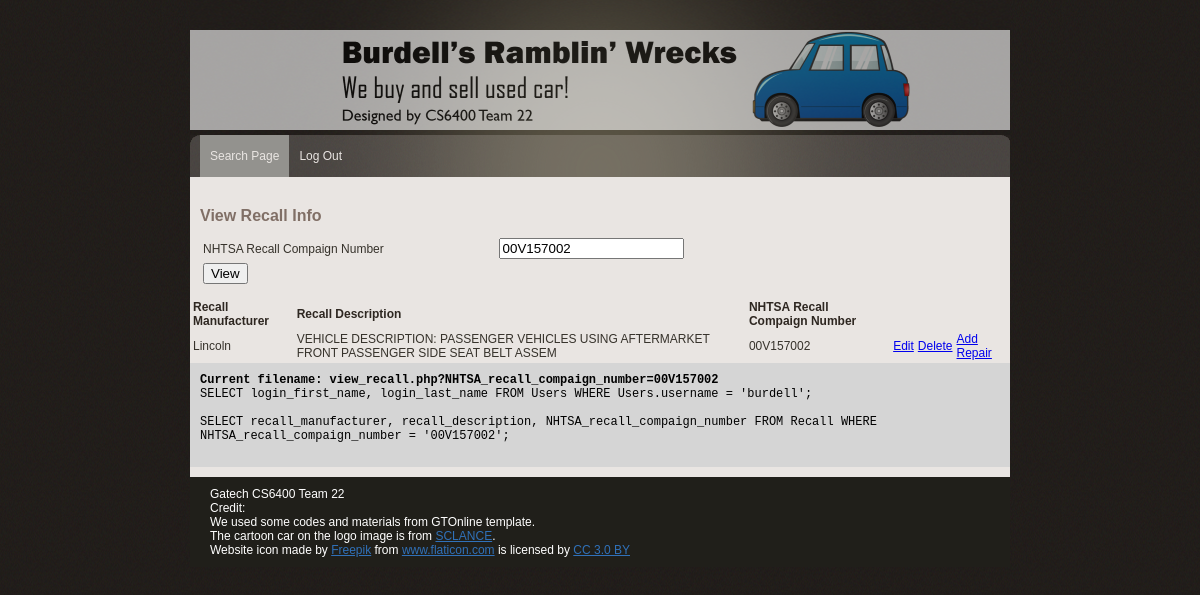
Screenshot of /view_recall.php?NHTSA_recall_compaign_number=00V157002 (signed in) with the database file from the repository.
### tables this page shows
CREATE TABLE Recall (
  recall_manufacturer varchar(50) NOT NULL,
  recall_description varchar(250) NULL,
  NHTSA_recall_compaign_number varchar(50) NOT NULL,
  PRIMARY KEY (nhtsa_recall_compaign_number),
  FOREIGN KEY (recall_manufacturer)
    REFERENCES Manufacturer (manufacturer_name)
);

### view_recall.php (the view, shortened to what this page needs)
<?php
include('lib/common.php');
?>
<?php include("lib/header.php"); ?>
</head>
<body>
<div id="main_container">
    <?php include("lib/menu.php"); ?>
    <div class="center_content">
        <div class="center_left">
            <div class="features">
                <div class="View Recall section">
                    <div class="subtitle">View Recall Info</div>
                    <form name="profileform" action="view_recall.php" method="GET">
                        <table>
                            <tr>
                                <td>NHTSA Recall Compaign Number</td>
                                <td>
                                    <input name = "NHTSA_recall_compaign_number" type = "text" list = "NHTSA_list" value="<?php if ($_GET['NHTSA_recall_compaign_number']) { print $_GET['NHTSA_recall_compaign_number']; } ?>">
                                </td>
                            </tr>
                            <tr>
                                <td>
                                <input name = "view" type = "submit" id = "view" value = "View">
                                </td>
                            </tr>
                        </table>
                    </form>
                </div>
            </div>
        </div>
        <?php
        if($_SERVER['REQUEST_METHOD'] == 'GET'){
            $enteredNHTSA_recall_compaign_number = mysqli_real_escape_string($db, $_GET['NHTSA_recall_compaign_number']);
            $query  = "SELECT recall_manufacturer, recall_description, NHTSA_recall_compaign_number ";
            $from = " FROM Recall ";
            $where = "";
            if(empty($enteredNHTSA_recall_compaign_number)){
                $where = "";
            }else{
                $where = " WHERE NHTSA_recall_compaign_number = '$enteredNHTSA_recall_compaign_number'";
            }
            $query = $query . $from . $where;
            $result = mysqli_query($db, $query);
            echo "<div>";
            echo "<table>";
            echo "<tr>";
            echo "<td class=\"heading\">Recall Manufacturer</td>";
            echo "<td class=\"heading\">Recall Description</td>";
            echo "<td class=\"heading\">NHTSA Recall Compaign Number</td>";
            echo "</tr>";
            while ($row = mysqli_fetch_array($result, MYSQLI_ASSOC)) {
                print "<tr>";
                print "<td>" . $row['recall_manufacturer'] . "</td>";
                print "<td>" . $row['recall_description'] . "</td>";
                print "<td>" . $row['NHTSA_recall_compaign_number'] . "</td>";
                echo "<td><a href='edit_recall.php?NHTSA_recall_compaign_number=".$row['NHTSA_recall_compaign_number']."&recall_description=".$row['recall_description']. "&recall_manufacturer=" .$row['recall_manufacturer']."'>Edit</a></td>";
                echo "<td><a href='delete_recall.php?NHTSA_recall_compaign_number=".$row['NHTSA_recall_compaign_number']."&recall_description=".$row['recall_description']. "&recall_manufacturer=" .$row['recall_manufacturer']."'>Delete</a></td>";
                echo "<td><a href='add_repair.php?NHTSA_recall_compaign_number=".$row['NHTSA_recall_compaign_number']."&recall_description=".$row['recall_description']. "&recall_manufacturer=" .$row['recall_manufacturer']."'>Add Repair</a></td>";
            }
            echo "</table>";
            echo "</div>";
        }
        ?>
        <?php include("lib/error.php"); ?>
    </div>
    <?php include("lib/footer.php"); ?>
</div>
</body>
</html>

### css/gtonline_style.css (style rules this page uses)
body { background:url(../img/bg.gif) repeat #000000; padding:0; font-family: Verdana, Geneva, sans-serif; font-size:12px; margin:auto auto auto auto; color:#36322b; }
table { width: 100%; }
th, td { padding: 1px; text-align: left; }
#main_container { width:820px; height:auto; margin:auto; padding:0px; }
.heading { font-size:12px; color:#2e2721; font-weight:bold; }
.subtitle { width: 600px; font-family: Verdana, Geneva, sans-serif; font-weight:bold; font-size:16px; color:#806F66; padding:10px 0px 10px 0px; }
.center_content { width:820px; height:auto; padding:10px 0px 10px 0px; clear:both; background-color:#E9E5E2; }
.center_left { width:600px; float:left; padding:10px 10px 10px 10px; }

### rows the page displays
recall: recall_manufacturer "Lincoln", recall_description "VEHICLE DESCRIPTION: PASSENGER VEHICLES USING AFTERMARKET FRONT PASSENGER SIDE SEAT BELT ASSEM", NHTSA_recall_compaign_number "00V157002"

### other values shown
$query "Current filename: view_recall.php?NHTSA_recall_compaign_number=00V157002"
$query "SELECT login_first_name, login_last_name FROM Users WHERE Users.username = 'burdell';"
$query "SELECT recall_manufacturer, recall_description, NHTSA_recall_compaign_number FROM Recall WHERE NHTSA_recall_compaign_number = '00V157002';"
